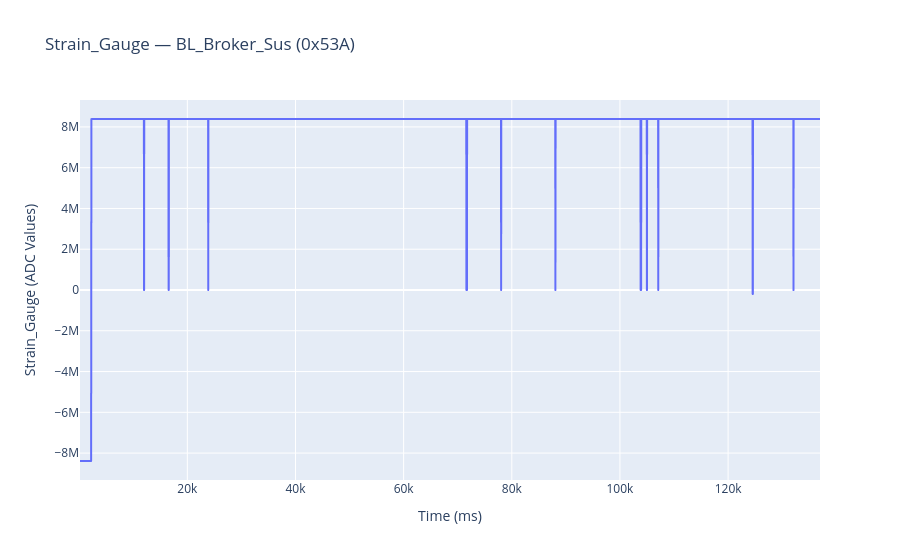
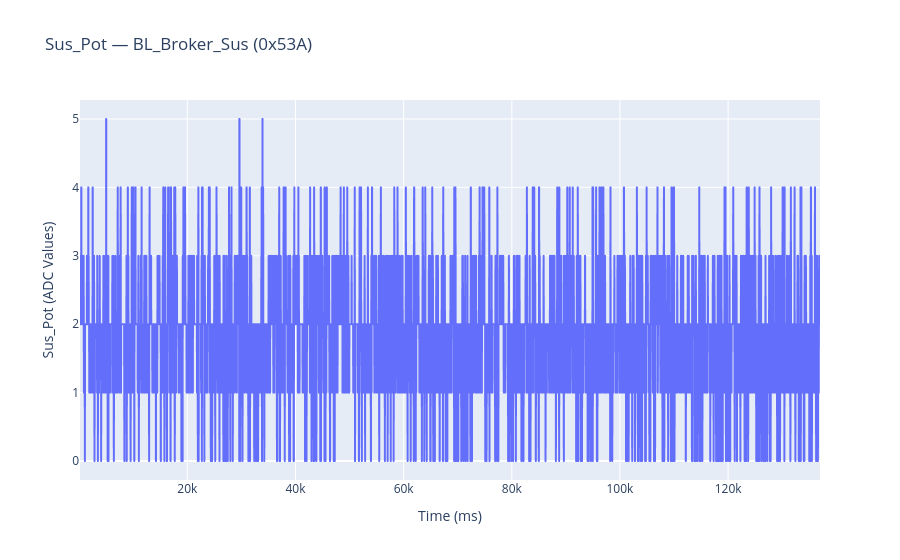
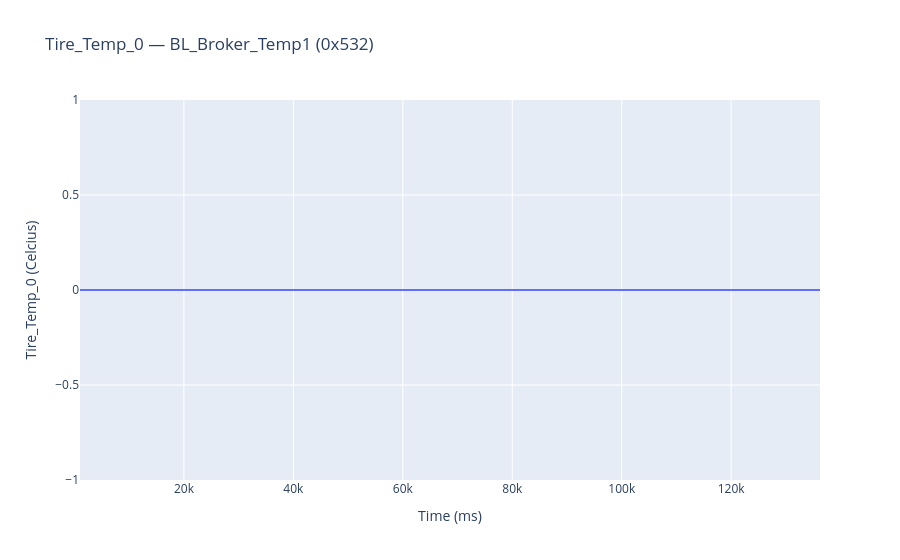
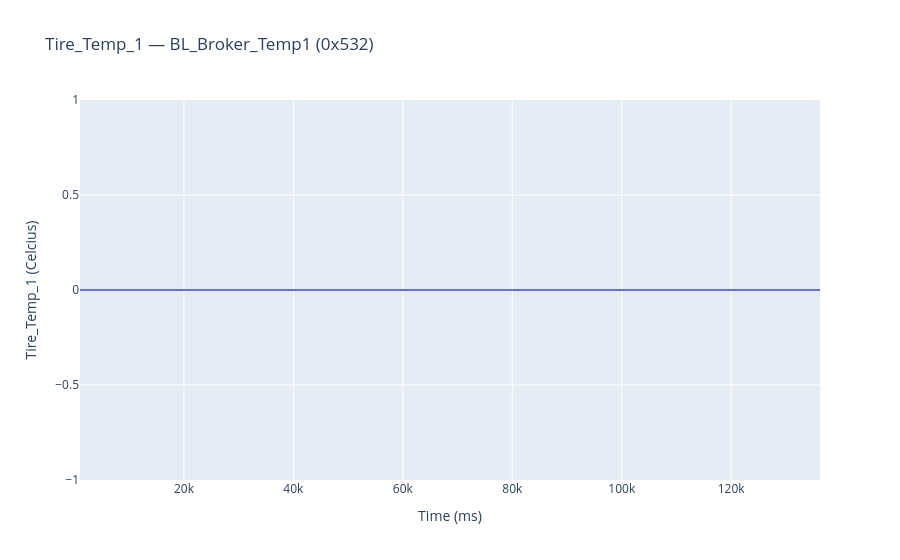

Notebook source saved alongside these figures, in order:
### Markdown cell above
## 3. Graph all signals

Loops over every unique (message, signal) pair in the DataFrame and creates an interactive plot for each. Skips if data is empty.

### Code cell
# Loop over every unique (message, signal) pair and plot each one
# Skips entirely if no signals were decoded
if df.empty:
    print("No signals decoded.")
else:
    for (msg_name, sig_name), group in df.groupby(["message_name", "signal_name"]):
        msg_id = group["message_id"].iloc[0]
        plot_signal(group, sig_name, msg_name, msg_id)

### Figure 1 — Plotly figure (JSON) as saved in the notebook; plotly's stock layout.template omitted (floating-point values rounded to 4 significant figures; data arrays with more than 128 entries replaced by an {"elided": "..."} marker saying what was removed)
{"data": [{"hovertemplate": "Time (ms)=%{x}<br>Strain_Gauge (ADC Values)=%{y}<extra></extra>", "legendgroup": "", "line": {"color": "#636efa", "dash": "solid"}, "marker": {"symbol": "circle"}, "mode": "lines", "name": "", "showlegend": false, "type": "scattergl", "x": {"elided": "4518 int values"}, "xaxis": "x", "y": {"elided": "4518 float values"}, "yaxis": "y"}], "layout": {"legend": {"tracegroupgap": 0}, "title": {"text": "Strain_Gauge — BL_Broker_Sus (0x53A)"}, "xaxis": {"anchor": "y", "domain": [0, 1], "title": {"text": "Time (ms)"}}, "yaxis": {"anchor": "x", "domain": [0, 1], "title": {"text": "Strain_Gauge (ADC Values)"}}}}

### Figure 2 — Plotly figure (JSON) as saved in the notebook; plotly's stock layout.template omitted (floating-point values rounded to 4 significant figures; data arrays with more than 128 entries replaced by an {"elided": "..."} marker saying what was removed)
{"data": [{"hovertemplate": "Time (ms)=%{x}<br>Sus_Pot (ADC Values)=%{y}<extra></extra>", "legendgroup": "", "line": {"color": "#636efa", "dash": "solid"}, "marker": {"symbol": "circle"}, "mode": "lines", "name": "", "showlegend": false, "type": "scattergl", "x": {"elided": "4518 int values"}, "xaxis": "x", "y": {"elided": "4518 float values"}, "yaxis": "y"}], "layout": {"legend": {"tracegroupgap": 0}, "title": {"text": "Sus_Pot — BL_Broker_Sus (0x53A)"}, "xaxis": {"anchor": "y", "domain": [0, 1], "title": {"text": "Time (ms)"}}, "yaxis": {"anchor": "x", "domain": [0, 1], "title": {"text": "Sus_Pot (ADC Values)"}}}}

### Figure 3 — Plotly figure (JSON) as saved in the notebook; plotly's stock layout.template omitted (floating-point values rounded to 4 significant figures; data arrays with more than 128 entries replaced by an {"elided": "..."} marker saying what was removed)
{"data": [{"hovertemplate": "Time (ms)=%{x}<br>Tire_Temp_0 (Celcius)=%{y}<extra></extra>", "legendgroup": "", "line": {"color": "#636efa", "dash": "solid"}, "marker": {"symbol": "circle"}, "mode": "lines", "name": "", "orientation": "v", "showlegend": false, "type": "scatter", "x": {"elided": "135 int values"}, "xaxis": "x", "y": {"elided": "135 float values"}, "yaxis": "y"}], "layout": {"legend": {"tracegroupgap": 0}, "title": {"text": "Tire_Temp_0 — BL_Broker_Temp1 (0x532)"}, "xaxis": {"anchor": "y", "domain": [0, 1], "title": {"text": "Time (ms)"}}, "yaxis": {"anchor": "x", "domain": [0, 1], "title": {"text": "Tire_Temp_0 (Celcius)"}}}}

### Figure 4 — Plotly figure (JSON) as saved in the notebook; plotly's stock layout.template omitted (floating-point values rounded to 4 significant figures; data arrays with more than 128 entries replaced by an {"elided": "..."} marker saying what was removed)
{"data": [{"hovertemplate": "Time (ms)=%{x}<br>Tire_Temp_1 (Celcius)=%{y}<extra></extra>", "legendgroup": "", "line": {"color": "#636efa", "dash": "solid"}, "marker": {"symbol": "circle"}, "mode": "lines", "name": "", "orientation": "v", "showlegend": false, "type": "scatter", "x": {"elided": "135 int values"}, "xaxis": "x", "y": {"elided": "135 float values"}, "yaxis": "y"}], "layout": {"legend": {"tracegroupgap": 0}, "title": {"text": "Tire_Temp_1 — BL_Broker_Temp1 (0x532)"}, "xaxis": {"anchor": "y", "domain": [0, 1], "title": {"text": "Time (ms)"}}, "yaxis": {"anchor": "x", "domain": [0, 1], "title": {"text": "Tire_Temp_1 (Celcius)"}}}}
